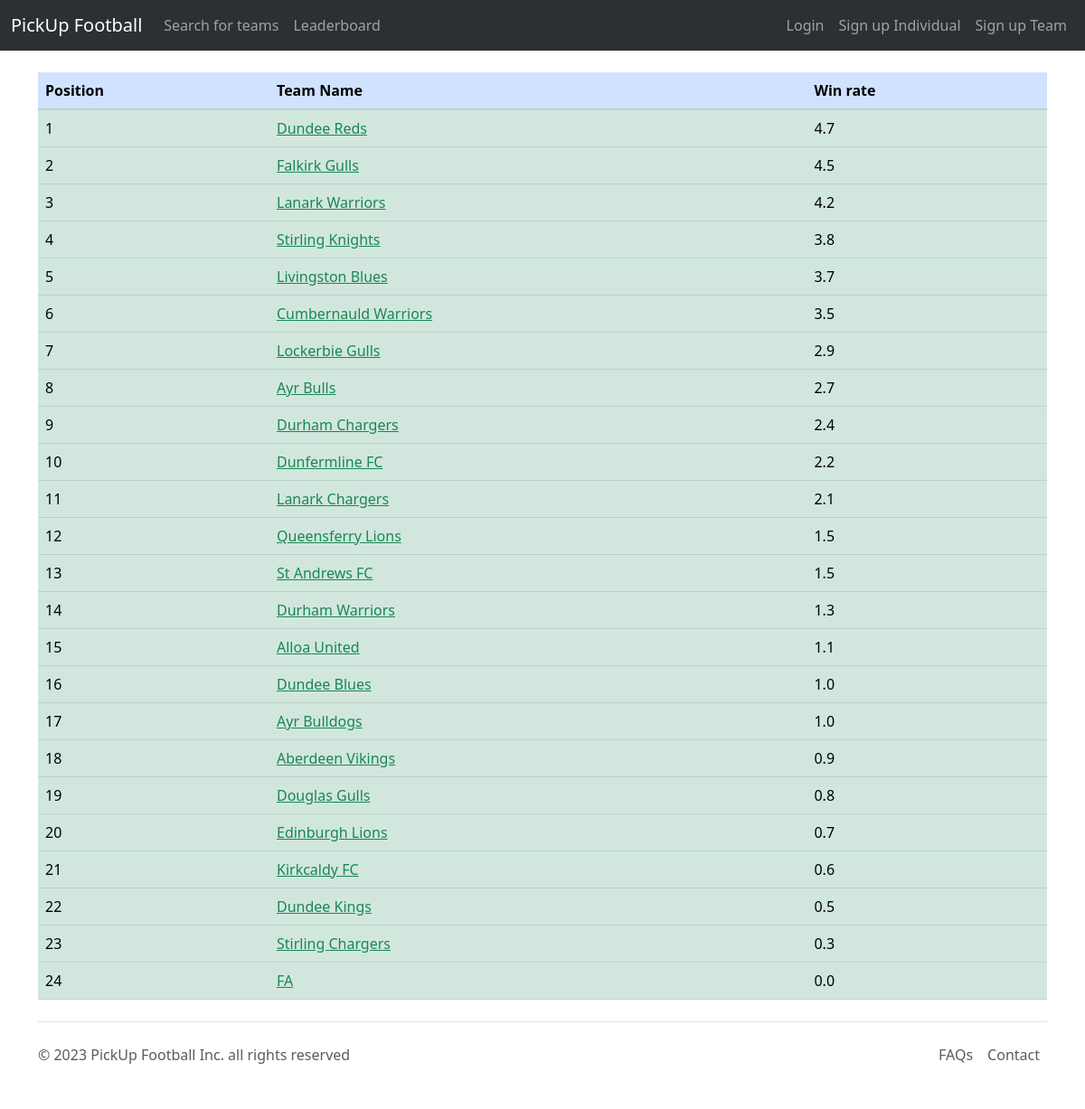
The page /manager/leaderboard/ on the database its author committed.
### manager/models.py (models this page shows, shortened)
class Team(models.Model):
    team_name = models.CharField(max_length=64, unique=True)
    team_password = models.CharField(max_length=32, default="defaultPassword")
    location = models.CharField(max_length=64)
    age_range = models.CharField(max_length=5)
    win_rate = models.FloatField(default=0.0)
    bio = models.TextField(max_length=500)
    logo = models.ImageField(upload_to=f"team_logo/") # TODO: Fix logo upload
    gallery = models.CharField(max_length=200, default=f"team_gallery/team_{team_name}/") # currently just using a string for the folder path, no better field type exists
    slug = models.SlugField(unique=True, default="error")
    class Meta:
        permissions = (("is_a_captain", "Standard Captain Permissions"), ("is_a_player", "Standard Player Permissions"),)

### manager/views.py (the view)
# urls.py: path('leaderboard/', views.leaderboard, name='leaderboard'),
def leaderboard(request):
    team_list = Team.objects.order_by('-win_rate')
    context_dict = {}
    context_dict['teams'] = team_list
    return render(request, 'manager/leaderboard.html', context=context_dict)

### templates/manager/leaderboard.html (shortened to what this page needs)
{% extends 'manager/base.html' %}
{% load static %}
{% block head_imports %}
    <link rel="stylesheet" href="{% static 'css/table_counter.css' %}" />
{% endblock %}
{% block body_block %}
    {% if teams %}
    <table class="table table-hover">
    <thead class ="table-primary">
        <tr>
            <th scope="col">Position</th>
            <th scope="col">Team Name</th>
            <th scope="col">Win rate</th>
        </tr>
    </thead>
    <tbody class="table-group-divider table-success">
        {% for team in teams %}
        <tr>
          <td class="count"></td>
          <td> <a href="{% url 'manager:view_team' team.slug %}" class="link-success">{{ team.team_name }}</a></td>
          <td>{{ team.win_rate }}</td>
        </tr>
        {% endfor %}
    </tbody>
    </table>
    {% endif %}
{% endblock %}

### templates/manager/base.html (shortened to what this page needs)
<!DOCTYPE html>
    {% load static %}
<html>
<head>
    <link rel="stylesheet" href="{% static 'css/navbar.css' %}" />
    <link href="https://cdn.jsdelivr.net/npm/bootstrap@5.3.0-alpha1/dist/css/bootstrap.min.css" rel="stylesheet">
    {% block head_imports %}
    {% endblock %}
</head>
<body>
    <nav class="navbar navbar-expand-lg bg-body-tertiary" data-bs-theme="dark">
      <div class="container-fluid">
        <a class="navbar-brand" href="{% url 'manager:index' %}">PickUp Football</a>
        <div class="collapse navbar-collapse" id="navbarNavAltMarkup">
          <div class="navbar-nav me-auto">
            <a class="nav-link" href="{% url 'manager:search_teams' %}">Search for teams</a>
            <a class="nav-link" href="{% url 'manager:leaderboard' %}">Leaderboard</a>
          </div>
          <div class="navbar-nav ms-auto">
            {% if user.is_authenticated %}
            <a class="nav-link" href="{% url 'manager:logout' %}">Logout</a>
            {% else %}
            <a class="nav-link" href="{% url 'manager:login' %}">Login</a>
            {% endif %}
            <a class="nav-link" href="{% url 'manager:signup_individual' %}">Sign up Individual</a>
            <a class="nav-link" href="{% url 'manager:signup_team' %}">Sign up Team</a>
          </div>
        </div>
      </div>
    </nav>
    <div class="main">
        <br>
        <div class="container">
        {% block body_block %}
        {% endblock %}
         </div>
    </div>
    <div class="container">
      <footer class="d-flex flex-wrap justify-content-between align-items-center py-3 my-4 border-top">
        <p class="col-md-4 mb-0 text-muted">&copy; 2023 PickUp Football Inc. all rights reserved</p>
        <ul class="nav col-md-4 justify-content-end">
          <li class="nav-item"><a href="{% url 'manager:faq' %}" class="nav-link px-2 text-muted">FAQs</a></li>
          <li class="nav-item"><a href="{% url 'manager:contact' %}" class="nav-link px-2 text-muted">Contact</a></li>
        </ul>
      </footer>
    </div>
</body>
</html>

### static/css/table_counter.css (style rules this page uses)
table { counter-reset: section; }
.count:before { counter-increment: section; content: counter(section); }

### rows shown on the page
Team: team_name "Dundee Reds", win_rate "4.7"
Team: team_name "Falkirk Gulls", win_rate "4.5"
Team: team_name "Lanark Warriors", win_rate "4.2"
Team: team_name "Stirling Knights", win_rate "3.8"
Team: team_name "Livingston Blues", win_rate "3.7"
Team: team_name "Cumbernauld Warriors", win_rate "3.5"
Team: team_name "Lockerbie Gulls", win_rate "2.9"
Team: team_name "Ayr Bulls", win_rate "2.7"
Team: team_name "Durham Chargers", win_rate "2.4"
Team: team_name "Dunfermline FC", win_rate "2.2"
Team: team_name "Lanark Chargers", win_rate "2.1"
Team: team_name "Queensferry Lions", win_rate "1.5"
Team: team_name "St Andrews FC", win_rate "1.5"
Team: team_name "Durham Warriors", win_rate "1.3"
Team: team_name "Alloa United", win_rate "1.1"
Team: team_name "Dundee Blues", win_rate "1.0"
Team: team_name "Ayr Bulldogs", win_rate "1.0"
Team: team_name "Aberdeen Vikings", win_rate "0.9"
Team: team_name "Douglas Gulls", win_rate "0.8"
Team: team_name "Edinburgh Lions", win_rate "0.7"
Team: team_name "Kirkcaldy FC", win_rate "0.6"
Team: team_name "Dundee Kings", win_rate "0.5"
Team: team_name "Stirling Chargers", win_rate "0.3"
Team: team_name "FA", win_rate "0.0"
